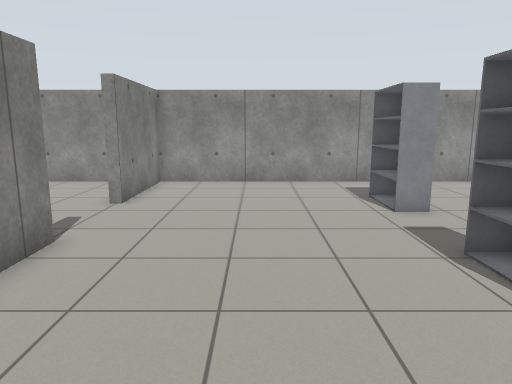
[1] (above)

16 first-person views from a walk through a world built for the Gazebo simulator. The camera is 1.2 m above the floor, tilts 10° down and sees 70° across. The floor is counted in squares, 0.5 m on a side. Each view is taken from the middle of a square. On the plan, view 1 faces up. The plan holds only what a view shows up to about 20 squares ahead; the rest is blank. Gazebo's built-in surfaces are drawn with simple patterns. Some stock models are drawn as simple stand-ins.

[2]
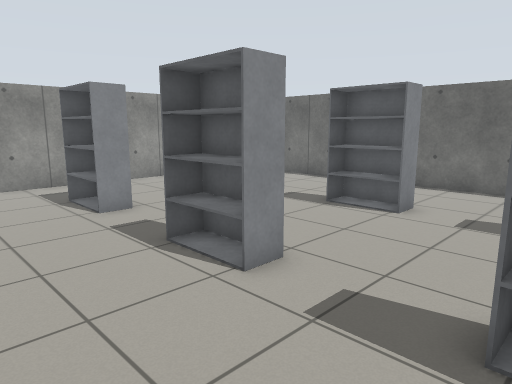

[3]
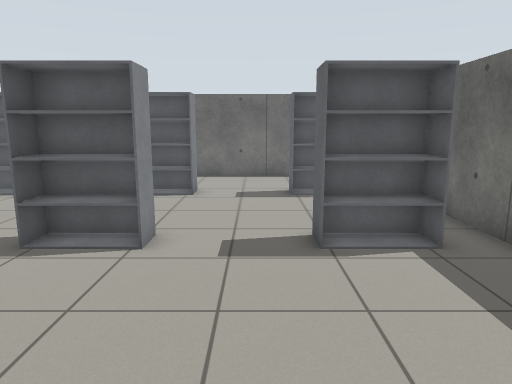

[4]
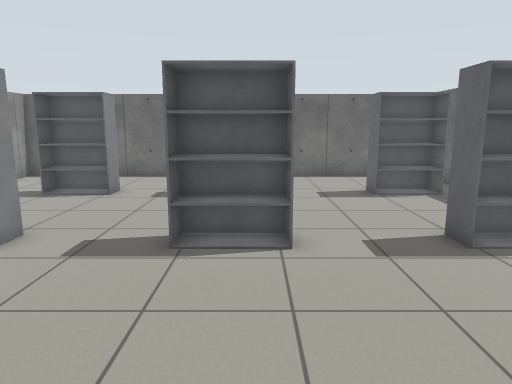

[5]
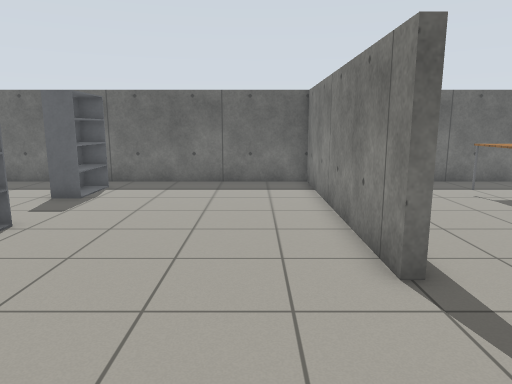

[6]
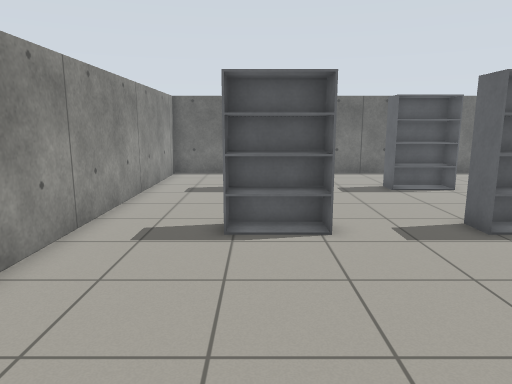

[7]
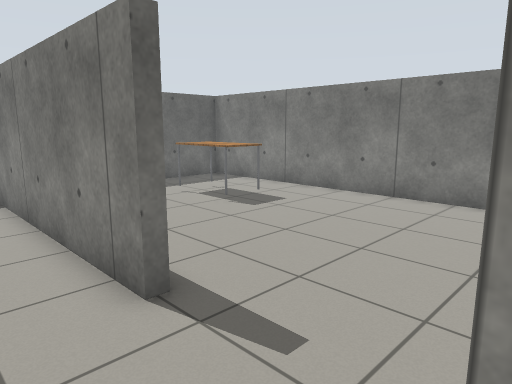

[8]
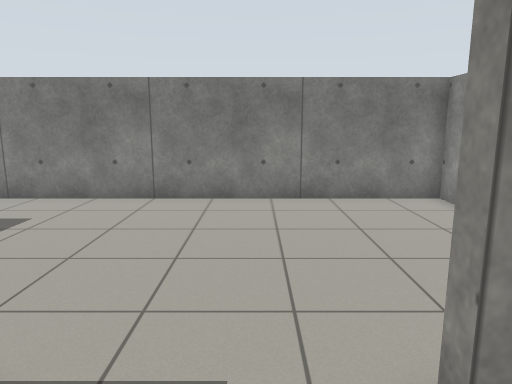

[9]
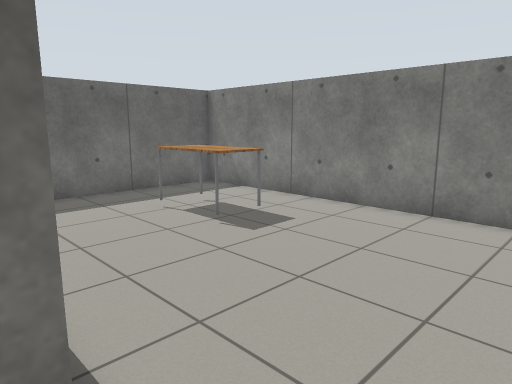

[10]
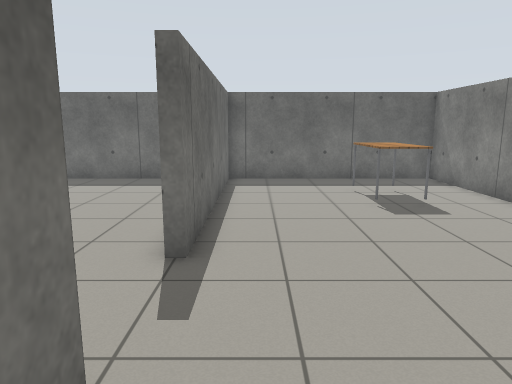

[11]
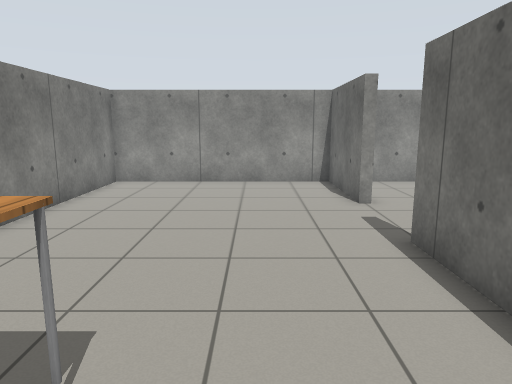

[12]
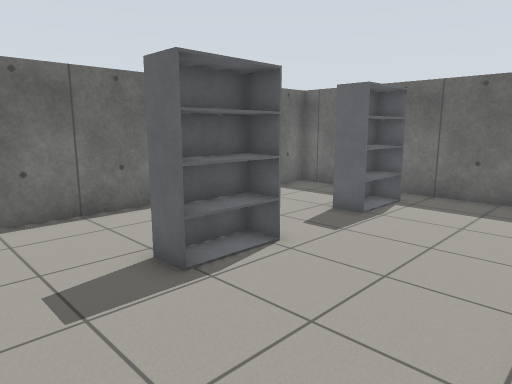

[13]
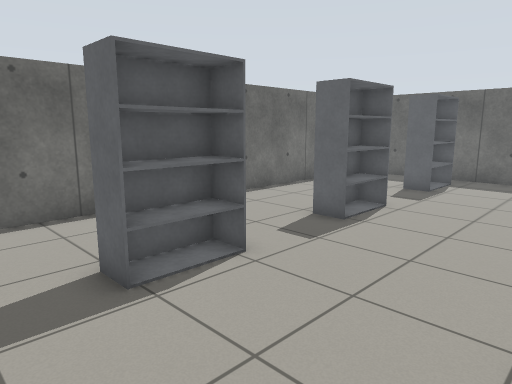

[14]
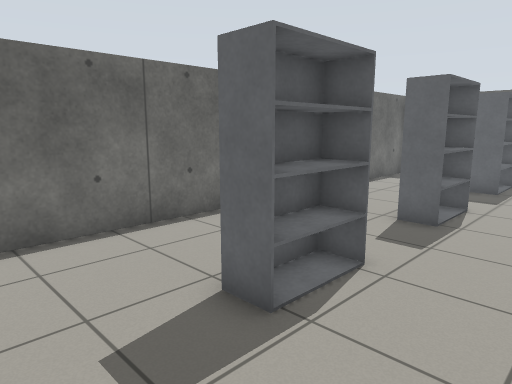

[15]
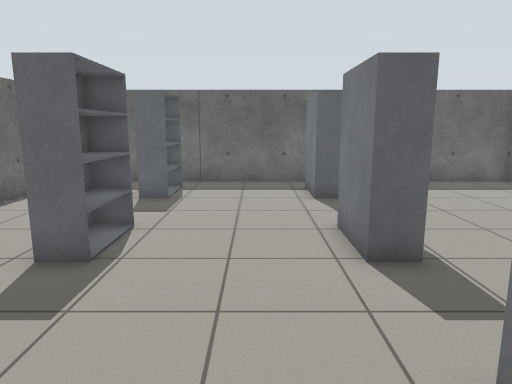

[16]
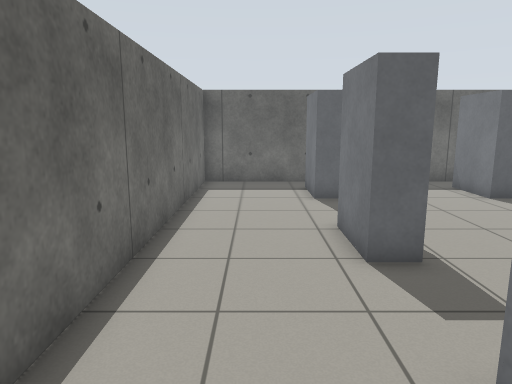

### Floor plan
Points are (right, up) in squares from view 1. A wall is a line through its corners. A room is listed if a view was taken in it or the views show most of it. See-through windows are left out.
Room 1 (views 1, 2, 3, 4, 5, 6, 7, 8, 9, 12, 13, 14, 15, 16)
walls: (-4.7, 7.5) (-4.3, 7.5) (-4.3, -3.3) (15.3, -3.3) (15.3, 16.3) (-4.3, 16.3) (-4.3, 11.5)
ways out: opening at (-5, 9.5) to room 2
objects: shelf (4, -1) to (5, 0); shelf (4, 5) to (5, 6); shelf (4, 11) to (5, 12); shelf (10, -1) to (11, 0); shelf (10, 5) to (11, 6); shelf (10, 11) to (11, 12)
Room 2 (views 10, 11)
walls: (-4.3, 11.5) (-4.7, 11.5) (-4.7, 16.3) (-14.3, 16.3) (-14.3, -3.3) (-4.7, -3.3) (-4.7, 7.5)
ways out: opening at (-5, 9.5) to room 1
objects: table (-11, 0) to (-10, 3)

Where each view was taken, in squares from view 1:
view 1: 0 up, 0 right, facing up
view 2: 0 up, 0 right, facing up-right
view 3: 2 up, 3 left, facing right
view 4: 5 up, 3 left, facing right
view 5: 13 up, 2 left, facing down
view 6: 12 up, 4 left, facing right
view 7: 12 up, 2 left, facing down-left
view 8: 10 up, 2 left, facing left
view 9: 10 up, 4 left, facing down-left
view 10: 14 up, 6 left, facing down
view 11: 0 up, 8 left, facing up
view 12: 10 up, 5 right, facing down-right
view 13: 15 up, 5 right, facing down-right
view 14: 16 up, 7 right, facing down-right
view 15: 13 up, 7 right, facing down
view 16: 13 up, 13 right, facing down
